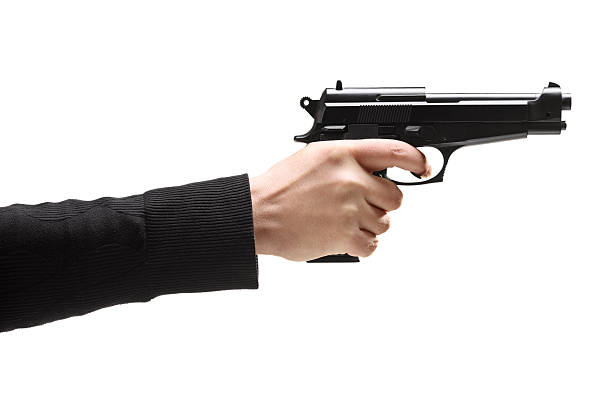
#> input picture gun.jpg, 612 x 408 px
$ python task-4.py
#> lines starting #> are read from the running program, lines starting #| are printed output that depends on the picture
import cv2 as cv
import numpy as np

image = cv.imread("gun.jpg")
#> image is the input picture: shape (408, 612, 3); mean B, G, R 209.8, 211, 213.8
if image is None:
    raise SystemExit("Image not found — fix the path, champ.")

gray = cv.cvtColor(image, cv.COLOR_BGR2GRAY)
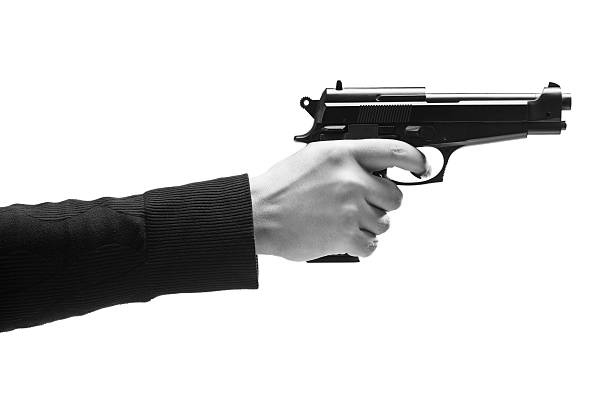
#> gray: shape (408, 612); min 0, max 255, mean 211.7
gray_bgr = cv.cvtColor(gray, cv.COLOR_GRAY2BGR)  # convert so channels match

combined = np.hstack((image, gray_bgr))
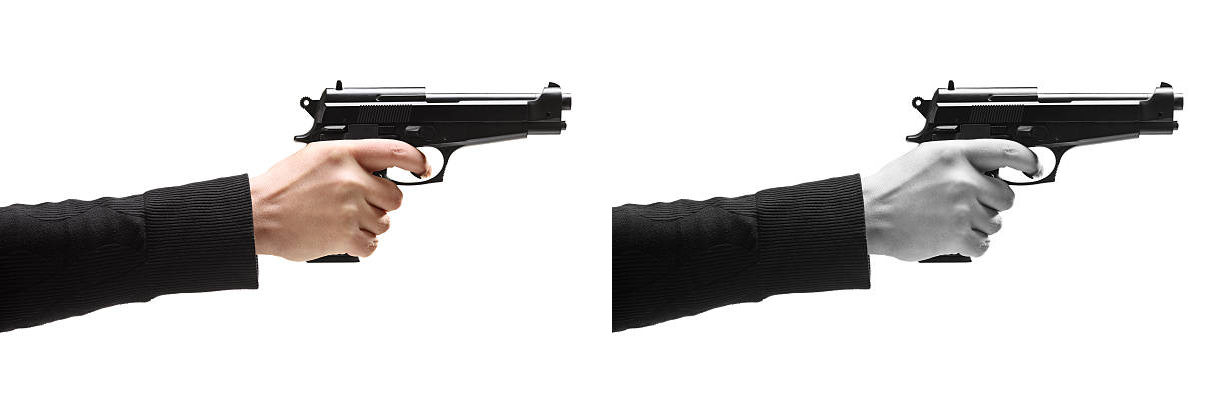
#> combined: shape (408, 1224, 3); mean B, G, R 210.8, 211.3, 212.8
cv.imshow("Real | Grayscale", combined)

cv.waitKey(0)
cv.destroyAllWindows()
